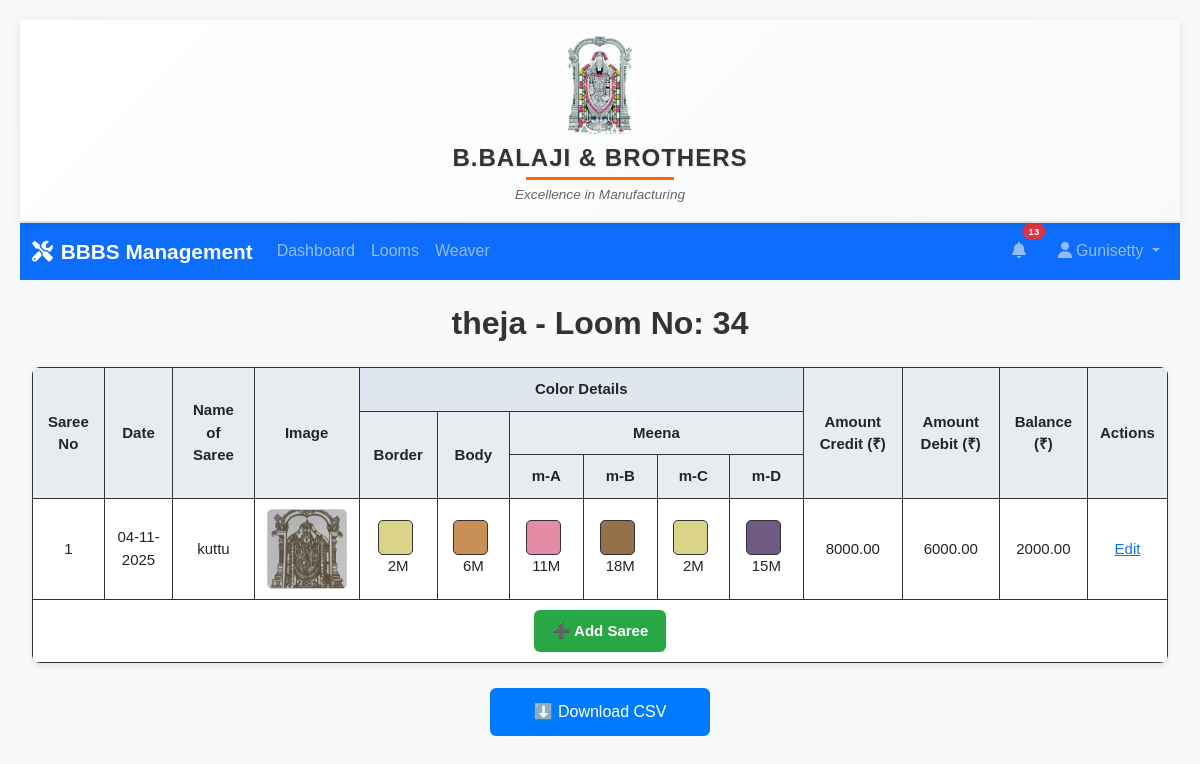
Page /loom/34 (signed in) on the committed database.
### models/user.py (models this page shows, shortened)
class User(UserMixin, db.Model):
    __tablename__ = 'users'
    id = db.Column(db.Integer, primary_key=True)
    firstname = db.Column(db.String(50), nullable=False)
    lastname = db.Column(db.String(50), nullable=False)
    username = db.Column(db.String(80), unique=True, nullable=False, index=True)
    email = db.Column(db.String(120), unique=True, nullable=False, index=True)
    password_hash = db.Column(db.String(255), nullable=False)
    created_at = db.Column(db.DateTime, default=datetime.utcnow)
    updated_at = db.Column(db.DateTime, default=datetime.utcnow, onupdate=datetime.utcnow)
    looms = db.relationship('Loom', backref='user', lazy=True, cascade='all, delete-orphan')
    weavers = db.relationship('Weaver', backref='user', lazy=True, cascade='all, delete-orphan')
    looms = db.relationship('Loom', backref='user', lazy=True)

### models/loom.py (models this page shows, shortened)
class Loom(db.Model):
    __tablename__ = 'looms'
    id = db.Column(db.Integer, primary_key=True)
    loom_no = db.Column(db.Integer, nullable=False)
    date = db.Column(db.Date, nullable=True, default=date.today, index=True)
    warps = db.relationship('Warp', back_populates='loom', cascade="all, delete-orphan")
    wefts = db.relationship('Weft', back_populates='loom', cascade="all, delete-orphan")
    colors = db.relationship('WarpColor', back_populates='loom', cascade="all, delete-orphan")
    saree_entries = db.relationship('SareeEntry', backref='loom', lazy=True, cascade='all, delete-orphan')
    weaver_name = db.Column(db.String(100), nullable=True)
    weaver_id = db.Column(db.Integer, db.ForeignKey('weavers.id'), nullable=True)
    loom_type = db.Column(db.String(50), nullable=False)
    num_sarees = db.Column(db.Integer, nullable=False, default=0)
    saree_type = db.Column(db.String(50), nullable=True)
    saree_name = db.Column(db.String(100), nullable=True)
    amount_credit = db.Column(db.Numeric(10, 2), nullable=True, default=0.00)
    amount_debit = db.Column(db.Numeric(10, 2), nullable=True, default=0.00)
    user_id = db.Column(db.Integer, db.ForeignKey('users.id'), nullable=False, index=True)
    created_at = db.Column(db.DateTime, default=datetime.utcnow, index=True)
    updated_at = db.Column(db.DateTime, default=datetime.utcnow, onupdate=datetime.utcnow)

class SareeEntry(db.Model):
    __tablename__ = 'saree_entries'
    id = db.Column(db.Integer, primary_key=True)
    saree_number = db.Column(db.Integer, nullable=True)
    saree_name = db.Column(db.String(100), nullable=True)
    saree_image = db.Column(db.String(200), nullable=True)
    colors = db.Column(db.String(200), nullable=True)
    warp_weft = db.Column(db.String(100), nullable=True)
    material = db.Column(db.String(100), nullable=True)
    remarks = db.Column(db.Text, nullable=True)
    border_color = db.Column(db.String(100), nullable=True)
    border_hex = db.Column(db.String(10), nullable=True)
    body_color = db.Column(db.String(100), nullable=True)
    body_hex = db.Column(db.String(10), nullable=True)
    meena_a = db.Column(db.String(100), nullable=True)
    meena_a_hex = db.Column(db.String(10), nullable=True)
    meena_b = db.Column(db.String(100), nullable=True)
    meena_b_hex = db.Column(db.String(10), nullable=True)
    meena_c = db.Column(db.String(100), nullable=True)
    meena_c_hex = db.Column(db.String(10), nullable=True)
    meena_d = db.Column(db.String(100), nullable=True)
    meena_d_hex = db.Column(db.String(10), nullable=True)
    amount_credit = db.Column(db.Numeric(10, 2), default=0.00)
    amount_debit = db.Column(db.Numeric(10, 2), default=0.00)
    date = db.Column(db.Date, nullable=True, default=date.today)
    completion_date = db.Column(db.Date, nullable=True)
    is_completed = db.Column(db.Boolean, default=False)
    notes = db.Column(db.Text, nullable=True)
    quality_rating = db.Column(db.Integer, nullable=True)
    loom_id = db.Column(db.Integer, db.ForeignKey('looms.id'), nullable=False, index=True)
    created_at = db.Column(db.DateTime, default=datetime.utcnow)
    updated_at = db.Column(db.DateTime, default=datetime.utcnow, onupdate=datetime.utcnow)

### controllers/loom_controller.py (the view)
@loom_bp.route("/<int:loom_id>")
@login_required
def view_loom(loom_id):
    loom = Loom.query.filter_by(id=loom_id, user_id=current_user.id).first_or_404()
    sarees = (
        SareeEntry.query.filter_by(loom_id=loom.id)
        .order_by(SareeEntry.saree_number)
        .all()
    )
    for s in sarees:
        if s.border_color in ALL_COLORS:
            s.border_hex = ALL_COLORS[s.border_color]
        else:
            s.border_hex = "#ffffff"  # fallback
        if s.body_color in ALL_COLORS:
            s.body_hex = ALL_COLORS[s.body_color]
        else:
            s.body_hex = "#ffffff"
    return render_template("view_loom.html", loom=loom, sarees=sarees, all_colors=ALL_COLORS)

### templates/view_loom.html (shortened to what this page needs)
{% extends "base.html" %}
{% block content %}
<h2>{{ loom.weaver_name }} - Loom No: {{ loom.loom_no }}</h2>
<table>
    <thead>
        <tr>
            <th rowspan="3">Saree No</th>
            <th rowspan="3">Date</th>
            <th rowspan="3">Name of Saree</th>
            <th rowspan="3">Image</th>
            <th colspan="6" class="color-group">Color Details</th>
            <th rowspan="3">Amount Credit (₹)</th>
            <th rowspan="3">Amount Debit (₹)</th>
            <th rowspan="3">Balance (₹)</th>
            <th rowspan="3">Actions</th>
        </tr>
        <tr>
            <th rowspan="2">Border</th>
            <th rowspan="2">Body</th>
            <th colspan="4">Meena</th>
        </tr>
        <tr>
            <th>m-A</th>
            <th>m-B</th>
            <th>m-C</th>
            <th>m-D</th>
        </tr>
    </thead>
    <tbody>
        {% for saree in sarees %}
        <tr>
            <td>{{ saree.saree_number }}</td>
            <td>{{ saree.date.strftime('%d-%m-%Y') if saree.date else '-' }}</td>
            <td>{{ saree.saree_name or '-' }}</td>
            <td>
                {% if saree.saree_image %}
                    <a href="{{ url_for('static', filename='uploads/' ~ saree.saree_image) }}" target="_blank">
                        <img src="{{ url_for('static', filename='uploads/' ~ saree.saree_image) }}" alt="Saree Image" class="saree-thumb">
                    </a>
                {% else %}
                    <span>No Image</span>
                {% endif %}
            </td>
            <td>
                {% if saree.border_color %}
                    <span class="color-box" style="background-color: {{ saree.border_hex or all_colors.get(saree.border_color, '#fff') }};"></span>
                    {{ saree.border_color }}
                {% else %}-{% endif %}
            </td>
            <td>
                {% if saree.body_color %}
                    <span class="color-box" style="background-color: {{ saree.body_hex or all_colors.get(saree.body_color, '#fff') }};"></span>
                    {{ saree.body_color }}
                {% else %}-{% endif %}
            </td>
            <td>
                {% if saree.meena_a %}
                    <span class="color-box" style="background-color: {{ saree.meena_a_hex or all_colors.get(saree.meena_a, '#fff') }};"></span>
                    {{ saree.meena_a }}
                {% else %}-{% endif %}
            </td>
            <td>
                {% if saree.meena_b %}
                    <span class="color-box" style="background-color: {{ saree.meena_b_hex or all_colors.get(saree.meena_b, '#fff') }};"></span>
                    {{ saree.meena_b }}
                {% else %}-{% endif %}
            </td>
            <td>
                {% if saree.meena_c %}
                    <span class="color-box" style="background-color: {{ saree.meena_c_hex or all_colors.get(saree.meena_c, '#fff') }};"></span>
                    {{ saree.meena_c }}
                {% else %}-{% endif %}
            </td>
            <td>
                {% if saree.meena_d %}
                    <span class="color-box" style="background-color: {{ saree.meena_d_hex or all_colors.get(saree.meena_d, '#fff') }};"></span>
                    {{ saree.meena_d }}
                {% else %}-{% endif %}
            </td>
            <td>{{ '%.2f'|format(saree.amount_credit or 0) }}</td>
            <td>{{ '%.2f'|format(saree.amount_debit or 0) }}</td>
            <td>{{ '%.2f'|format((saree.amount_credit or 0) - (saree.amount_debit or 0)) }}</td>
            <td>
                <a href="{{ url_for('loom.edit_saree', loom_id=loom.id, saree_id=saree.id) }}">Edit</a>
            </td>
        </tr>
        {% endfor %}
        {% if sarees|length < loom.num_sarees %}
        <tr>
            <td colspan="14">
                <a href="{{ url_for('loom.add_saree', loom_id=loom.id) }}" class="add-saree-btn">Add Saree</a>
            </td>
        </tr>
        {% endif %}
    </tbody>
</table>
<a href="{{ url_for('loom.download', loom_id=loom.id) }}" class="download-btn">⬇️ Download CSV</a>
{% endblock %}

### templates/base.html (shortened to what this page needs)
<!DOCTYPE html>
<html lang="en">
<head>
    <link href="https://cdn.jsdelivr.net/npm/bootstrap@5.1.3/dist/css/bootstrap.min.css" rel="stylesheet">
    <link href="https://cdnjs.cloudflare.com/ajax/libs/font-awesome/6.0.0/css/all.min.css" rel="stylesheet">
    <link href="{{ url_for('static', filename='css/style.css') }}" rel="stylesheet">
</head>
<body>
    <div class="company-header-fixed">
        <div class="container-fluid text-center py-3">
            <div class="company-logo-header">
                <img src="{{ url_for('static', filename='images/venkateswara.jpg') }}"
                     alt="Venkateswara Swami"
                     class="venkateswara-img">
            </div>
            <h1 class="company-name-header">B.BALAJI & BROTHERS</h1>
            <p class="company-tagline-header">Excellence in Manufacturing</p>
        </div>
    </div>
    {% if current_user.is_authenticated %}
    <nav class="navbar navbar-expand-lg navbar-dark bg-primary">
        <div class="container-fluid">
            <a class="navbar-brand" href="{{ url_for('auth.dashboard') }}">
                <i class="fas fa-tools me-2"></i>BBBS Management
            </a>
            <div class="collapse navbar-collapse" id="navbarNav">
                <ul class="navbar-nav me-auto">
                    <li class="nav-item"><a class="nav-link" href="{{ url_for('auth.dashboard') }}">Dashboard</a></li>
                    <li class="nav-item"><a class="nav-link" href="{{ url_for('loom.looms') }}">Looms</a></li>
                    <li class="nav-item"><a class="nav-link" href="{{ url_for('weaver.weaver') }}">Weaver</a></li>
                </ul>
                <ul class="navbar-nav align-items-center">
                    <li class="nav-item dropdown me-3">
                        <a class="nav-link position-relative" href="#" id="notificationDropdown" role="button" data-bs-toggle="dropdown">
                            <i class="fas fa-bell"></i>
                            <span id="notification-count"
                                  class="position-absolute top-0 start-100 translate-middle badge rounded-pill bg-danger"
                                  style="font-size: 0.6rem; display: none;">0</span>
                        </a>
                    </li>
                    <li class="nav-item dropdown">
                        <a class="nav-link dropdown-toggle" href="#" role="button" data-bs-toggle="dropdown">
                            <i class="fas fa-user me-1"></i>{{ current_user.firstname }}
                        </a>
                    </li>
                </ul>
            </div>
        </div>
    </nav>
    {% endif %}
    <main class="{% if current_user.is_authenticated %}container-fluid mt-4{% else %}main-content{% endif %}">
        {% block content %}{% endblock %}
    </main>
</body>
</html>

### static/css/style.css (style rules this page uses)
.company-header-fixed { background: linear-gradient(135deg, #ffffff 0%, #f8f9fa 100%); border-bottom: 2px solid #e0e0e0; box-shadow: 0 2px 10px rgba(0, 0, 0, 0.1); position: relative; z-index: 1000; }
.company-logo-header { margin-bottom: 10px; }
.venkateswara-img { max-width: 70px; height: auto; border-radius: 0; border: none; box-shadow: none; }
.company-name-header { font-size: 1.5rem; font-weight: bold; color: #333; margin: 0 0 5px; letter-spacing: 1px; text-shadow: 1px 1px 2px rgba(0, 0, 0, 0.1); display: inline-block; position: relative; }
.company-name-header::after { content: ""; display: block; width: 50%; margin: 4px auto 0 auto; border-bottom: 3px solid #ff6600; }
.company-tagline-header { color: #666; font-size: 0.85rem; margin: 0; font-style: italic; }
body { background-color: #f8f9fa; font-family: 'Segoe UI', Tahoma, Geneva, Verdana, sans-serif; }
.navbar-brand { font-weight: bold; font-size: 1.3rem; }

### templates/view_loom.html (style rules this page uses)
body { font-family: Arial, sans-serif; background: #f8f9fa; padding: 20px; }
h2 { text-align: center; margin-bottom: 25px; font-weight: bold; color: #333; }
table { border-collapse: collapse; width: 100%; background: #fff; box-shadow: 0 2px 6px rgba(0,0,0,0.1); border-radius: 8px; overflow: hidden; }
th, td { border: 1px solid #333; padding: 10px 12px; text-align: center; vertical-align: middle; font-size: 15px; }
th { background: #e9ecef; font-weight: bold; }
th.color-group { background: #dfe6f0; font-weight: bold; text-align: center; }
img.saree-thumb { width: 80px; height: 80px; object-fit: cover; border-radius: 5px; border: 1px solid #ccc; }
.color-box { width: 35px; height: 35px; display: inline-block; border: 1px solid #333; border-radius: 5px; margin-right: 6px; vertical-align: middle; }
.download-btn { display: block; margin: 25px auto; padding: 12px 20px; border: none; background: #007bff; color: white; font-size: 16px; cursor: pointer; border-radius: 6px; text-decoration: none; text-align: center; width: 220px; transition: background 0.3s; }
.add-saree-btn { display: inline-block; padding: 10px 18px; background: #28a745; color: white !important; font-size: 15px; font-weight: bold; border-radius: 6px; text-decoration: none; transition: background 0.3s, transform 0.2s; }
.add-saree-btn::before { content: "➕ "; }

### rows in the picture
User: firstname "Gunisetty"
Loom: weaver_name "theja", loom_no "34"
SareeEntry: saree_number "1", date "04-11-2025", saree_name "kuttu", saree_image (picture), border_color "2M", body_color "6M", meena_a "11M", meena_b "18M", meena_c "2M", meena_d "15M", amount_credit "8000.00", amount_debit "6000.00", (saree.amount_creditor0)-(saree.amount_debitor0) "2000.00"
